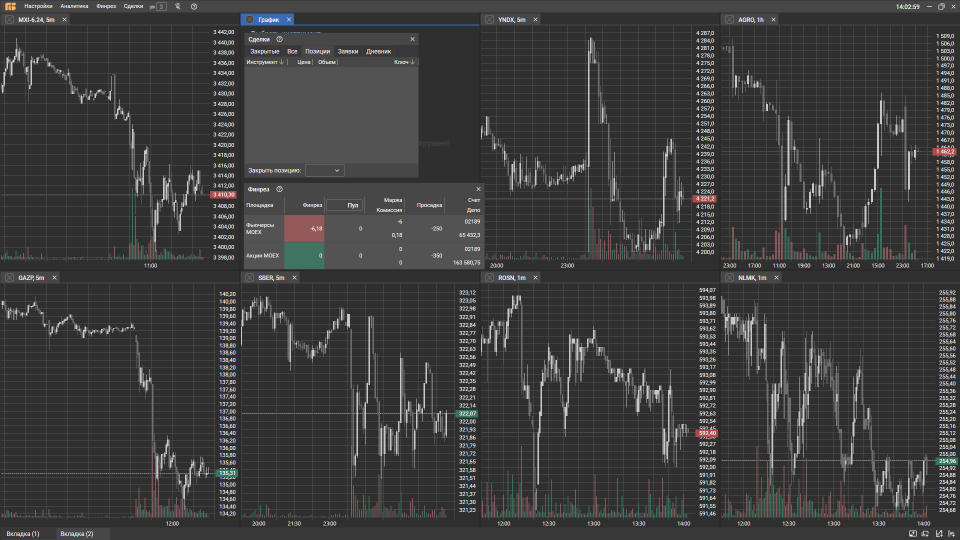
#> input picture test_opencv/Screenshot_6.png, 1919 x 1079 px (shown at 1/2 size)
$ python test.py
#> lines starting #> are read from the running program, lines starting #| are printed output that depends on the picture; after the words box and inside, x2 and y2 are one past the last pixel; in counts of white or black regions, pixels touching at a corner belong together
import math
import cv2
import numpy as np
import pyautogui as pag
from scipy import stats
from scipy.spatial.distance import euclidean
# pag.screenshot('Screen.png')

image = cv2.imread('Screenshot_6.png')
#> image is the input picture: shape (1079, 1919, 3); mean B, G, R 60.4, 60.5, 60.5
# image = cv2.imread('./09.07.24/images/ABIO1720516068.2549531.png')
# image = cv2.resize(image,(480,540))
image = image[0:540,0:480]
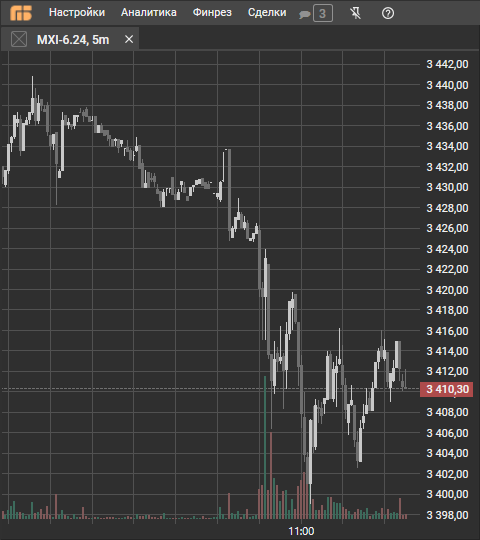
#> image: shape (540, 480, 3); mean B, G, R 57, 57.1, 57.4
# image = image[550:1040,0:450]
# image = cv2.cvtColor(image, cv2.COLOR_BGR2GRAY)
color1 = np.array([111,111,111])
color2 = np.array([200,200,200])
color_val1 = np.array([92,107,61])
color_val2 = np.array([89,89,128])
# [7 lines of commented-out code are left out]
mask_val1 = cv2.inRange(image,color_val1,color_val1)
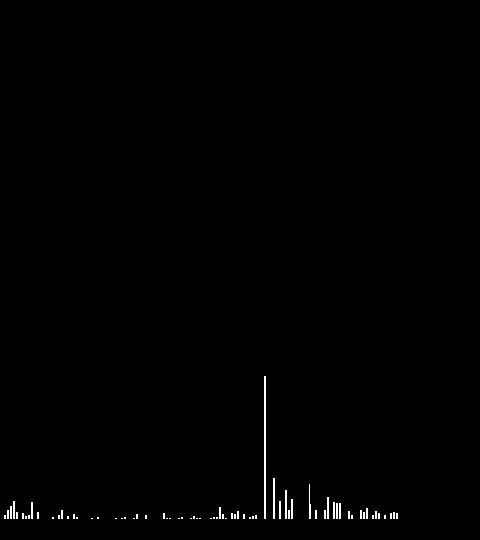
#> mask_val1: shape (540, 480); 0.51% white in thin lines or dots, all inside (x1, y1, x2, y2) = (4, 376, 398, 519)
mask_val2 = cv2.inRange(image,color_val2,color_val2)
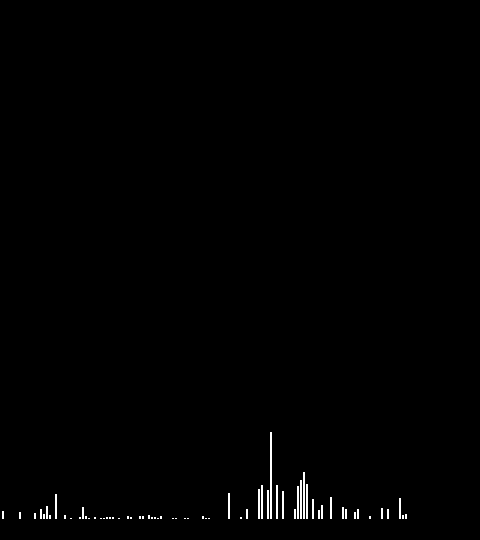
#> mask_val2: shape (540, 480); 0.58% white in thin lines or dots, all inside (x1, y1, x2, y2) = (2, 432, 407, 519)
mask_val = cv2.add(mask_val1,mask_val2)
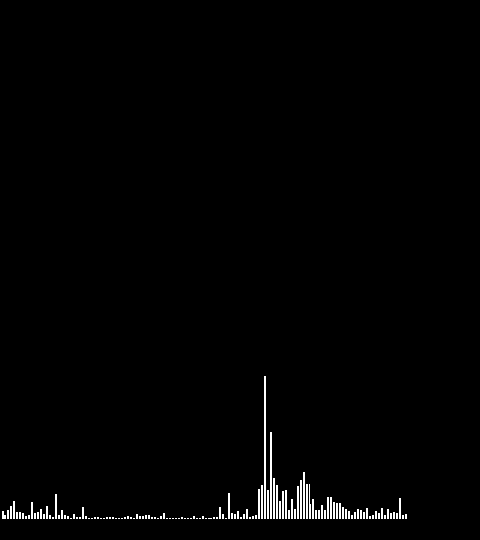
#> mask_val: shape (540, 480); 1.1% white in thin lines or dots, all inside (x1, y1, x2, y2) = (2, 376, 407, 519)
mask1 = cv2.inRange(image,color1,color1)
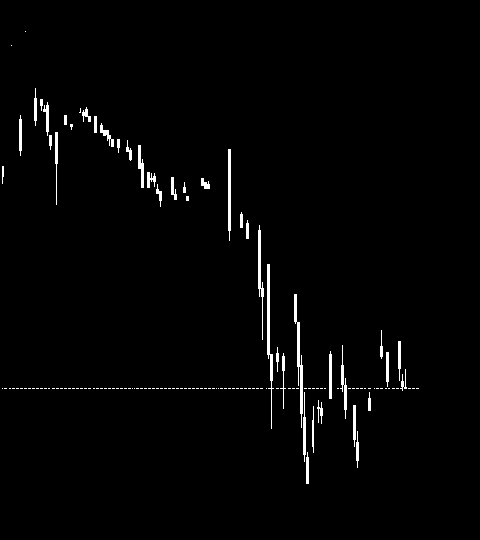
#> mask1: shape (540, 480); 1.7% white; 141 white regions (101 under 20 px), largest, box (x1, y1, x2, y2) and area: (267, 264, 274, 429) 411, (294, 294, 303, 428) 411, (258, 225, 264, 340) 266
mask2 = cv2.inRange(image,color2,color2)
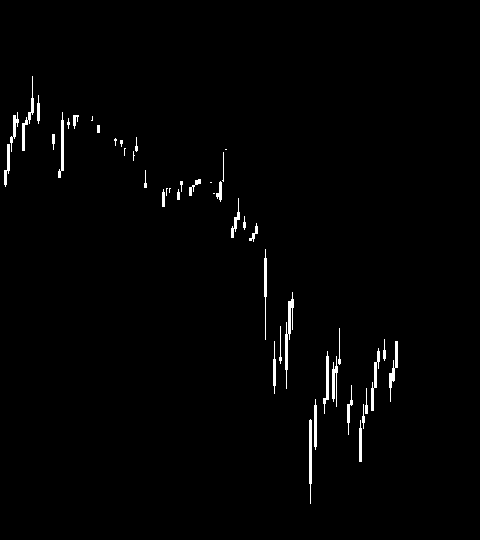
#> mask2: shape (540, 480); 1.3% white; 46 white regions (12 under 20 px), largest, box (x1, y1, x2, y2) and area: (285, 292, 294, 389) 300, (309, 419, 312, 504) 213, (22, 76, 34, 151) 199
mask = cv2.add(mask1,mask2)
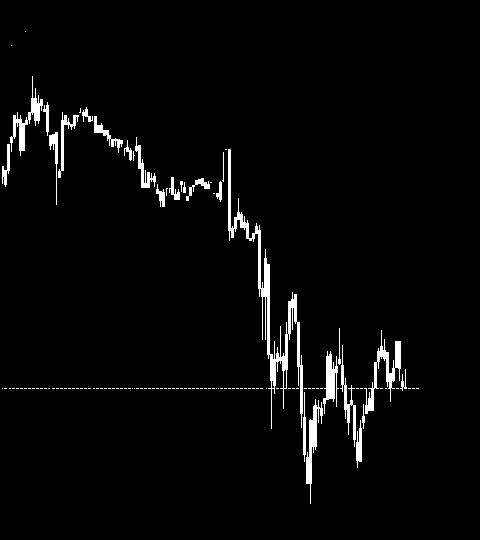
#> mask: shape (540, 480); 3% white; 120 white regions (95 under 20 px), largest, box (x1, y1, x2, y2) and area: (228, 149, 303, 429) 2387, (364, 330, 401, 414) 769, (10, 76, 43, 156) 598
# [201 lines of commented-out code are left out]
cv2.imshow('Chart',image)
cv2.imshow('mask1',mask_val)
# cv2.imshow('mask1',mask1)
cv2.waitKey(0)
cv2.destroyAllWindows()

$ run again, with test_opencv/Screenshot_7.png copied over test_opencv/Screenshot_6.png
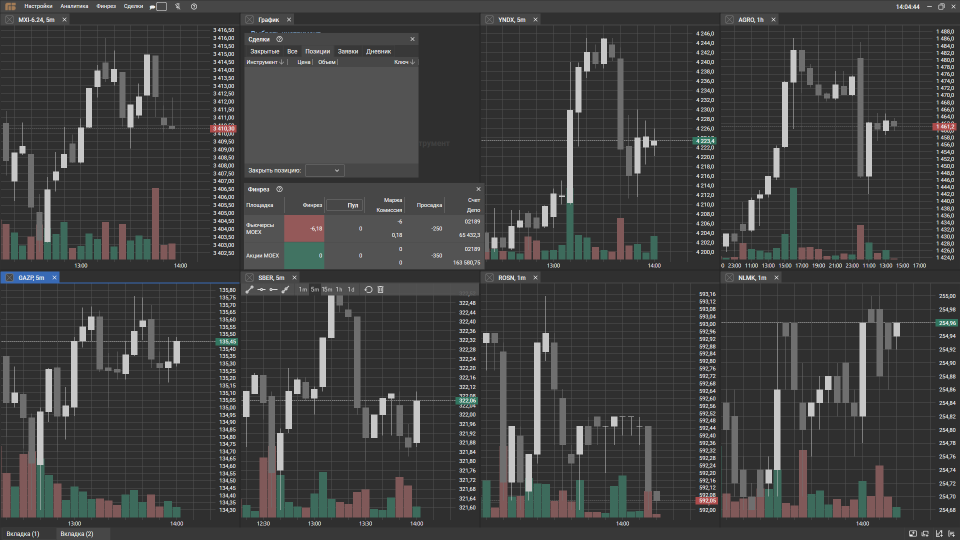
#> input picture test_opencv/Screenshot_7.png, 1919 x 1079 px (shown at 1/2 size)
#> image is the input picture: shape (1079, 1919, 3); mean B, G, R 63.8, 64.1, 63.8
#> image: shape (540, 480, 3)
#> `mask_val1 = cv2.inRange(image,color_val1,color_val1)`:
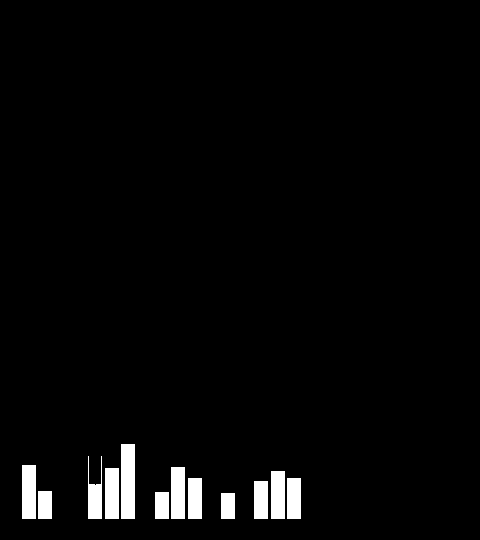
#> mask_val1: shape (540, 480); 2.8% white; 12 white regions, largest, box (x1, y1, x2, y2) and area: (121, 444, 135, 519) 1050, (22, 465, 36, 519) 756, (171, 467, 185, 519) 728
#> mask_val2: shape (540, 480); 2.9% white; 10 white regions, largest, box (x1, y1, x2, y2) and area: (304, 376, 318, 519) 2002, (204, 444, 218, 519) 1050, (5, 448, 19, 519) 994
#> mask_val: shape (540, 480); 5.7% white; 22 white regions, largest, box (x1, y1, x2, y2) and area: (304, 376, 318, 519) 2002, (121, 444, 135, 519) 1050, (204, 444, 218, 519) 1050
#> mask1: shape (540, 480); 2.6% white; 105 white regions (96 under 20 px), largest, box (x1, y1, x2, y2) and area: (56, 308, 68, 439) 1308, (239, 144, 251, 253) 1121, (305, 111, 317, 234) 1036
#> mask2: shape (540, 480); 2.9% white; 12 white regions, largest, box (x1, y1, x2, y2) and area: (89, 354, 101, 485) 1286, (288, 109, 300, 191) 984, (172, 176, 184, 256) 949
#> `mask = cv2.add(mask1,mask2)`:
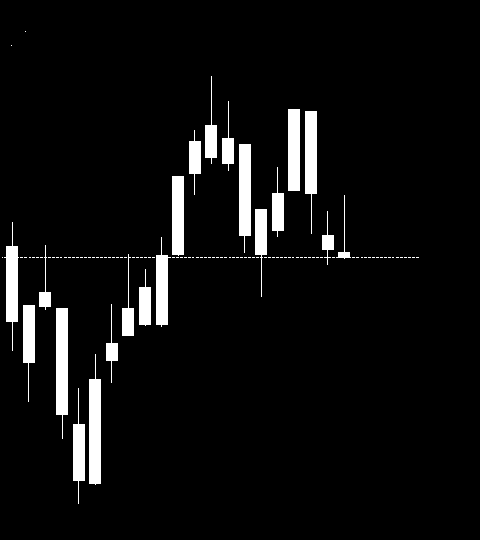
#> mask: shape (540, 480); 5.5% white; 111 white regions (90 under 20 px), largest, box (x1, y1, x2, y2) and area: (56, 308, 68, 439) 1308, (89, 354, 101, 485) 1286, (239, 144, 251, 253) 1121
